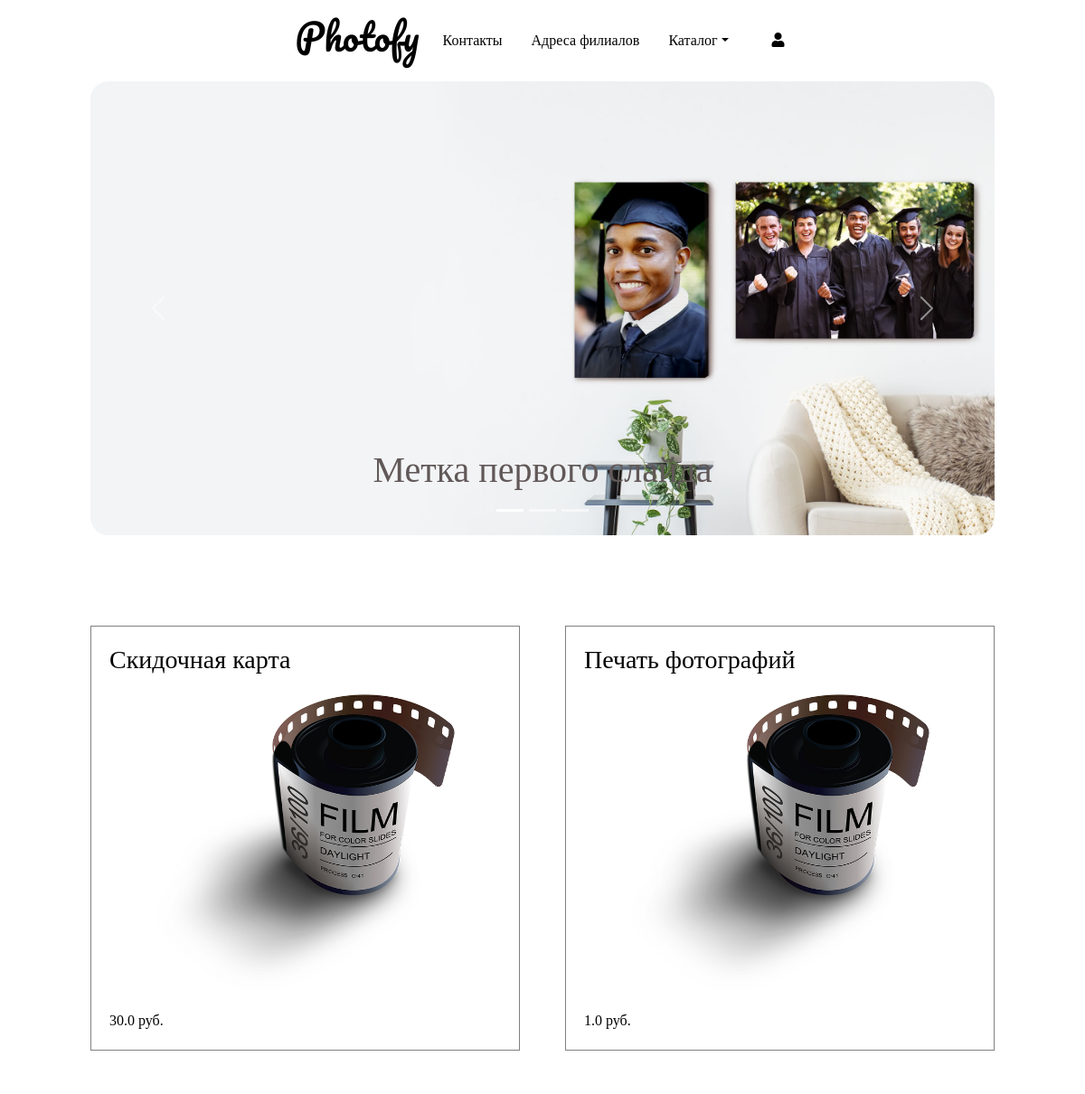
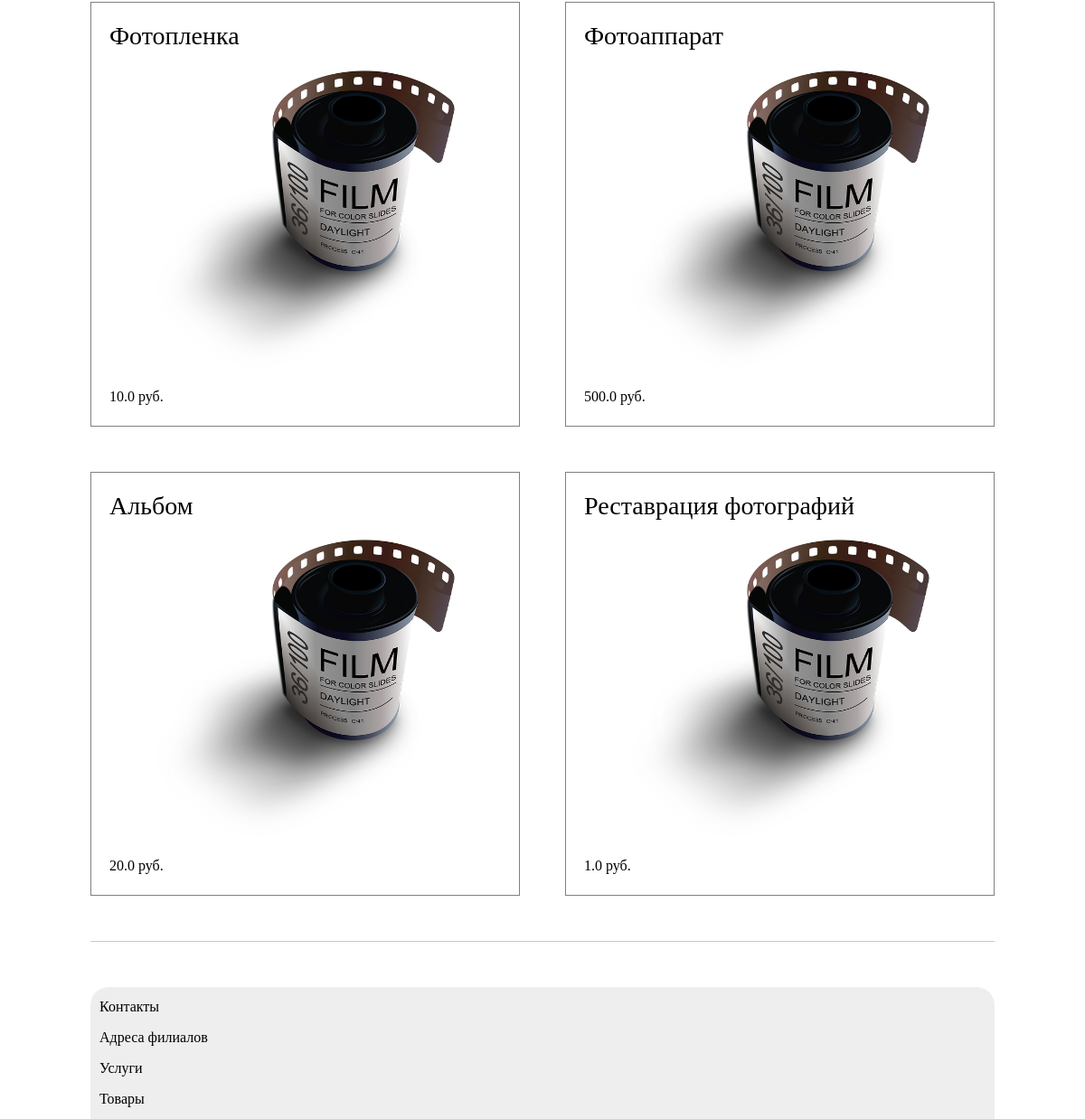
The app's page /home/homepage/ with its own data (2 pictures, top to bottom).
### module1/models.py (models this page shows, shortened)
class Services(models.Model):
    title = models.CharField(verbose_name=_("title"), help_text=_("Required"), max_length=255)
    CHOICES = [
        ('good', 'Goods'),
        ('service', 'Services'),
    ]
    category = models.CharField(max_length=32, choices=CHOICES, default='good')
    description = models.TextField(verbose_name=_("Описание"), help_text=_("Not required"), blank=True)
    image = models.ImageField(verbose_name='image', help_text=_("Upload a product image"), default="photos/photo-roll.png", upload_to="photos/")
    regular_price = models.FloatField(verbose_name=_("Regular price"), help_text=_("Максимально 10 цифр"))
    created_at = models.DateTimeField(_("Created at"), auto_now_add=True, editable=False)
    updated_at = models.DateTimeField(_("Updated at"), auto_now_add=True)
    available = models.IntegerField(blank=True, null=True)
    class Meta:
        ordering = ('-created_at',)
        verbose_name = 'Сервис'
        verbose_name_plural = 'Сервисы'

### module1/views.py (the view)
# urls.py: path('homepage/', mainView.as_view(), name='main'),
class mainView(ListView):
    model = Services
    template_name = './main.html'

### templates/main.html (shortened to what this page needs)
{% extends "base.html" %}
{% load static %}
{% block content %}
    <div class="mycontainer1">
      <div id="carouselExampleCaptions" class="carousel slide" data-bs-ride="carousel">
        <div class="carousel-indicators">
          <button type="button" data-bs-target="#carouselExampleCaptions" data-bs-slide-to="0" class="active" aria-current="true" aria-label="Slide 1"></button>
          <button type="button" data-bs-target="#carouselExampleCaptions" data-bs-slide-to="1" aria-label="Slide 2"></button>
          <button type="button" data-bs-target="#carouselExampleCaptions" data-bs-slide-to="2" aria-label="Slide 3"></button>
        </div>
        <div class="carousel-inner mycarousel">
          <div class="carousel-item active">
            <img src="{% static 'photos/new-banner1.jpg'%}" class="d-block w-100" alt="...">
            <div class="carousel-caption d-none d-md-block">
              <h1>Метка первого слайда</h1>
            </div>
          </div>
        </div>
        <button class="carousel-control-prev" type="button" data-bs-target="#carouselExampleCaptions"  data-bs-slide="prev">
          <span class="carousel-control-prev-icon" aria-hidden="true"></span>
        </button>
        <button class="carousel-control-next" type="button" data-bs-target="#carouselExampleCaptions"  data-bs-slide="next">
          <span class="carousel-control-next-icon" aria-hidden="true"></span>
        </button>
      </div>
    </div>
    <section class="products-section">
      {% for item in object_list %}
      <div class="products-section-item">
        <a href="{% url 'module1:detail' item.id %}">
          <h3 class='products-item-title'>{{ item.title }}</h3>
          <img src="{{ item.image.url }}" alt="" width='330' height='330'>
          <p>{{ item.regular_price }} руб.</p>
        </a>
      </div>
      {% endfor %}
    </section>
{% endblock content %}

### static/styles/style.css (style rules this page uses)
body { background-color: rgb(206, 204, 204); }
* { font-family: cursive; }
* a { color: black; transition: 1s; }
.mycontainer1 { padding: 0 100px; }
.mycarousel { max-height: 100%; border-radius: 20px; }
.mycarousel h1 { color: rgb(97, 88, 88); }
.products-section { display: grid; grid-template-columns: repeat(auto-fill, minmax(330px,1fr)); grid-auto-rows: auto; grid-gap: 50px; margin: 100px 100px 0px 100px; color: rgb(97, 88, 88); }
.products-section > div { position: relative; text-align: center; background-color: var(--contentBack); border: 1px solid gray; transition: 0.3s; }
.products-section-item a { text-decoration: none; color: black; transition: 1s; }
.products-section-item p, .products-section-item h3 { text-align: left; margin: 20px; justify-content: left; }
.products-item-title { word-wrap: break-word; }

### records on screen
Services: title "Скидочная карта", image (picture), regular_price "30.0"
Services: title "Печать фотографий", image (picture), regular_price "1.0"
Services: title "Фотопленка", image (picture), regular_price "10.0"
Services: title "Фотоаппарат", image (picture), regular_price "500.0"
Services: title "Альбом", image (picture), regular_price "20.0"
Services: title "Реставрация фотографий", image (picture), regular_price "1.0"
